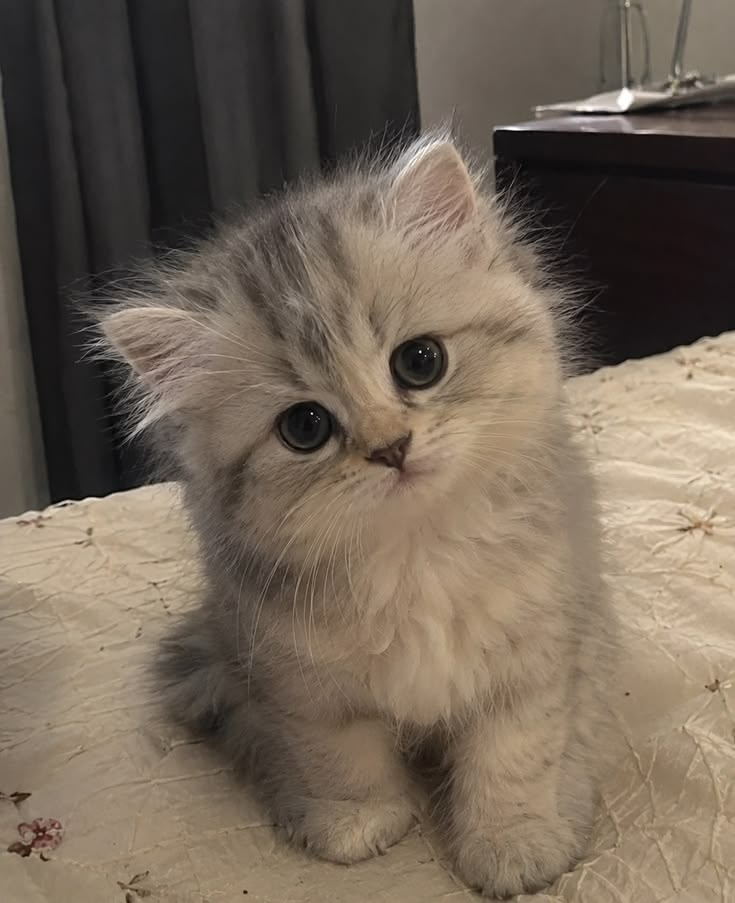
#> input picture meow.jpg, 735 x 903 px, found by its file name
$ python transformasi_citra.py
#> lines starting #> are read from the running program, lines starting #| are printed output that depends on the picture
import cv2
import numpy as np
import matplotlib.pyplot as plt

# ---------------- Membaca gambar ----------------
img = cv2.imread("src/meow.jpg")
#> img is the input picture: shape (903, 735, 3); mean B, G, R 87.8, 102.1, 115.4
if img is None:
    raise FileNotFoundError("File 'src/meow.jpg' tidak ditemukan. Pastikan berada di folder yang sama.")
img = cv2.cvtColor(img, cv2.COLOR_BGR2RGB)

tinggi, lebar = img.shape[:2]
#> tinggi = 903; lebar = 735
pusat = (lebar // 2, tinggi // 2)
#> pusat = (367, 451)


# ---------------- Fungsi rotasi (kanvas diperbesar agar tidak terpotong) ----------------
def rotasi(citra, sudut):
    t, l = citra.shape[:2]
    M = cv2.getRotationMatrix2D((l // 2, t // 2), sudut, 1.0)

    # Hitung ukuran kanvas baru
    cos, sin = abs(M[0, 0]), abs(M[0, 1])
    l_baru = int(t * sin + l * cos)
    t_baru = int(t * cos + l * sin)

    # Geser agar gambar tetap berada di tengah kanvas baru
    M[0, 2] += l_baru / 2 - l // 2
    M[1, 2] += t_baru / 2 - t // 2

    return cv2.warpAffine(citra, M, (l_baru, t_baru))


# ---------------- 2. Translation ----------------
M_translasi = np.float32([
    [1, 0, 150],   # geser 150 piksel ke kanan
    [0, 1, 75]     # geser 75 piksel ke bawah
])
hasil_translasi = cv2.warpAffine(img, M_translasi, (lebar, tinggi))
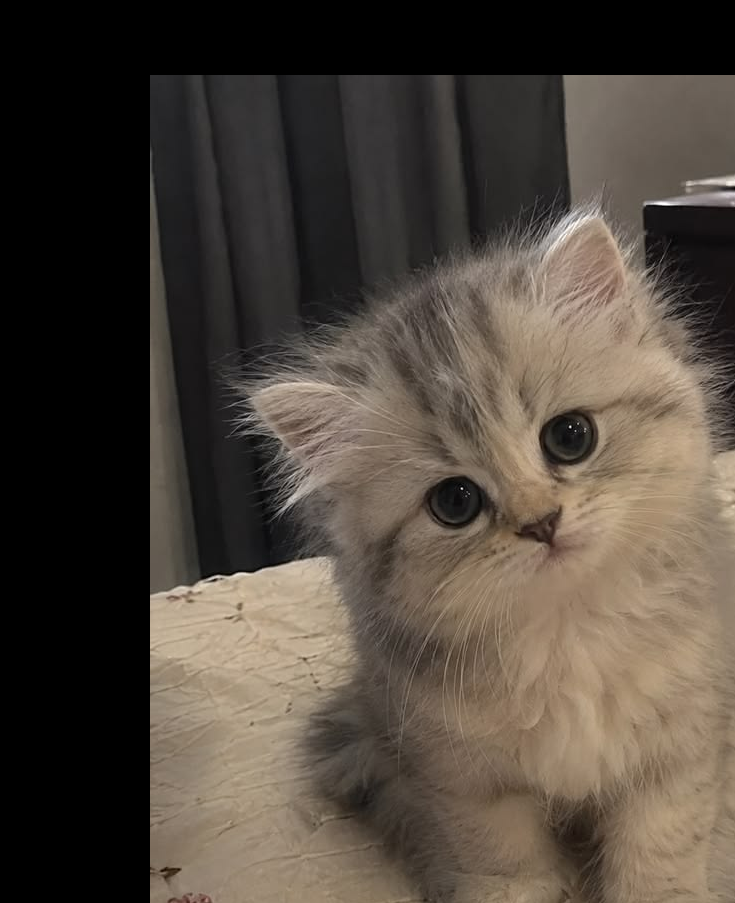
#> hasil_translasi: shape (903, 735, 3); mean R, G, B 79.2, 70, 60.7

# ---------------- 3. Scaling (faktor 0,5 dan 2) ----------------
scaling_05 = cv2.resize(img, None, fx=0.5, fy=0.5, interpolation=cv2.INTER_AREA)
scaling_2 = cv2.resize(img, None, fx=2, fy=2, interpolation=cv2.INTER_LINEAR)

# ---------------- 4. Rotation (45°, 90°, 180°) ----------------
rotasi_45 = rotasi(img, 45)
#> in rotasi, `return cv2.warpAffine(citra, M, (l_baru, t_baru))`:
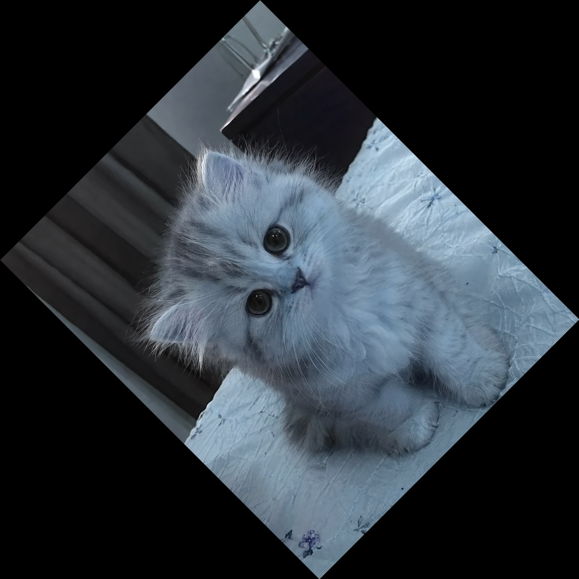
#> returned value: shape (1158, 1158, 3) (shown at 1/2 size); mean of channels 0, 1, 2 57.1, 50.5, 43.4; drawn as B, G, R
rotasi_90 = rotasi(img, 90)
#> call 2 of rotasi, with sudut = 90
#> in rotasi (call 2), `return cv2.warpAffine(citra, M, (l_baru, t_baru))`:
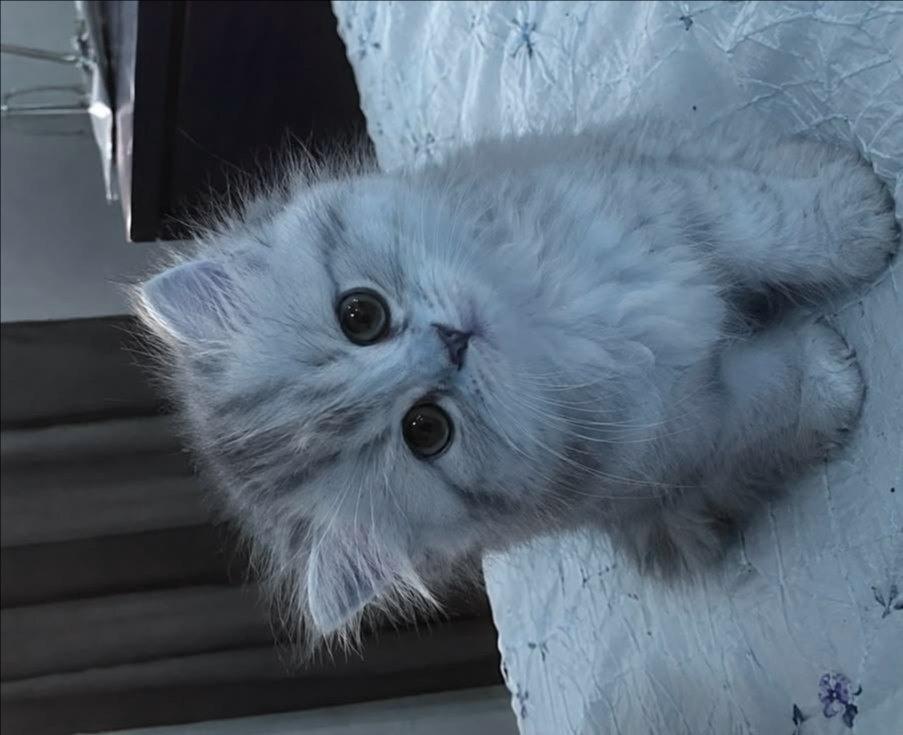
#> returned value: shape (735, 903, 3); mean of channels 0, 1, 2 115.4, 102.1, 87.8; drawn as B, G, R
rotasi_180 = rotasi(img, 180)
#> call 3 of rotasi, with sudut = 180
#> in rotasi (call 3), `return cv2.warpAffine(citra, M, (l_baru, t_baru))`:
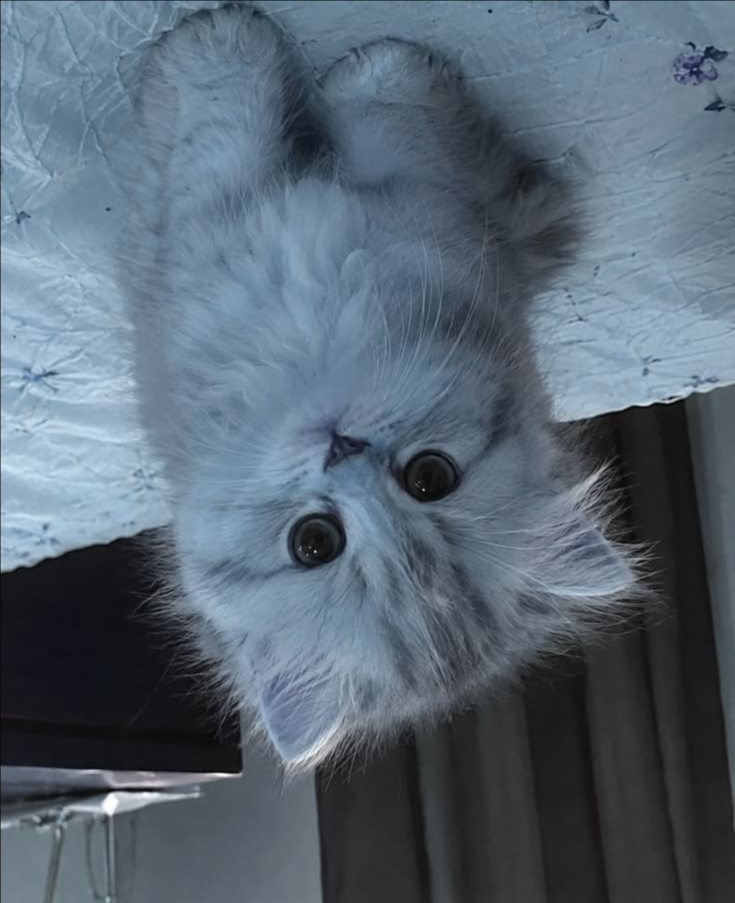
#> returned value: shape (903, 735, 3); mean of channels 0, 1, 2 115.4, 102.1, 87.8; drawn as B, G, R

# ---------------- 5. Flip (horizontal dan vertical) ----------------
flip_horizontal = cv2.flip(img, 1)   # 1 = horizontal
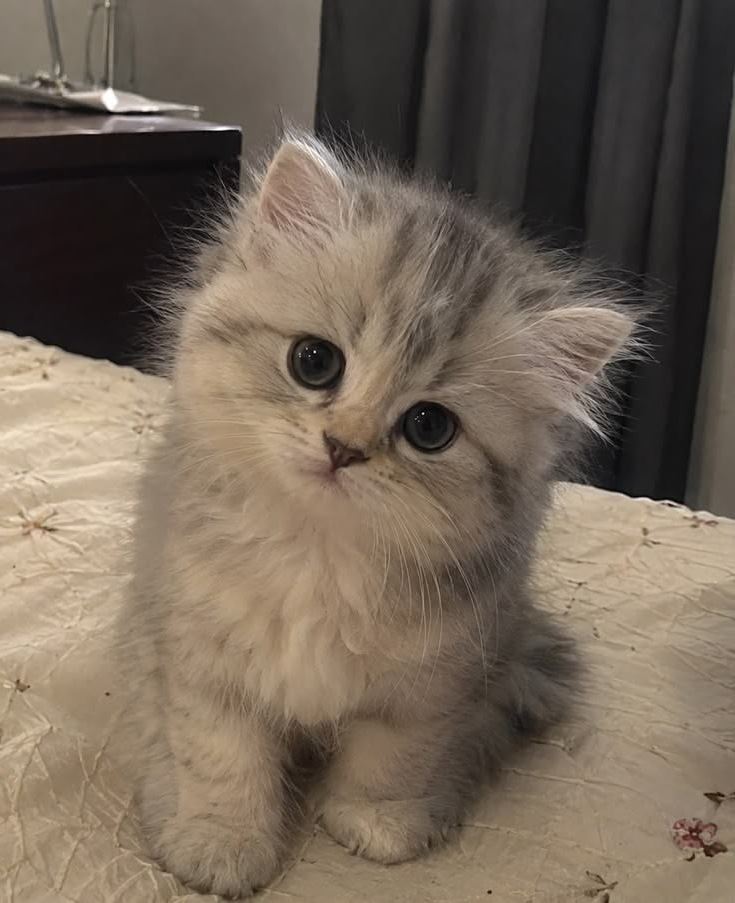
#> flip_horizontal: shape (903, 735, 3); mean R, G, B 115.4, 102.1, 87.8
flip_vertical = cv2.flip(img, 0)     # 0 = vertical
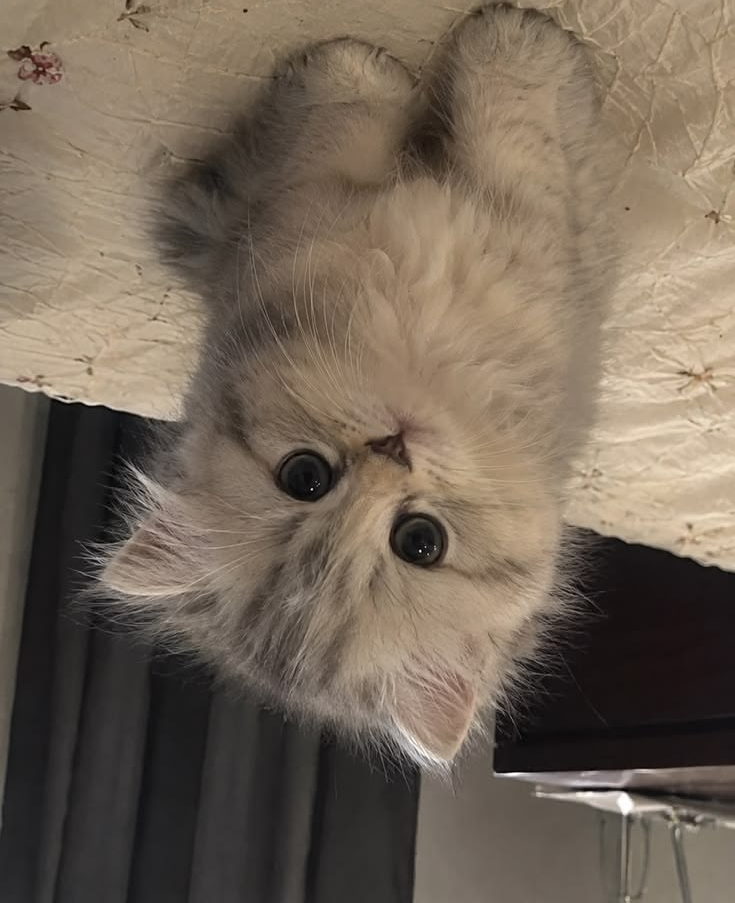
#> flip_vertical: shape (903, 735, 3); mean R, G, B 115.4, 102.1, 87.8

# Informasi ukuran
print("Ukuran citra asli     :", img.shape)
#| Ukuran citra asli     : (903, 735, 3)
print("Ukuran scaling 0,5    :", scaling_05.shape)
#| Ukuran scaling 0,5    : (452, 368, 3)
print("Ukuran scaling 2      :", scaling_2.shape)
#| Ukuran scaling 2      : (1806, 1470, 3)
print("Ukuran rotasi 45      :", rotasi_45.shape)
#| Ukuran rotasi 45      : (1158, 1158, 3)
print("Ukuran rotasi 90      :", rotasi_90.shape)
#| Ukuran rotasi 90      : (735, 903, 3)
print("Ukuran rotasi 180     :", rotasi_180.shape)
#| Ukuran rotasi 180     : (903, 735, 3)

# ---------------- 6. Menampilkan citra asli dan seluruh hasil ----------------
daftar = [
    (img, f"Citra Asli ({lebar} x {tinggi})"),
    (hasil_translasi, "Translation (x=150, y=75)"),
    (scaling_05, f"Scaling 0,5 ({scaling_05.shape[1]} x {scaling_05.shape[0]})"),
    (scaling_2, f"Scaling 2 ({scaling_2.shape[1]} x {scaling_2.shape[0]})"),
    (rotasi_45, "Rotation 45°"),
    (rotasi_90, "Rotation 90°"),
    (rotasi_180, "Rotation 180°"),
    (flip_horizontal, "Horizontal Flip"),
    (flip_vertical, "Vertical Flip"),
]

plt.figure(figsize=(15, 12))

for i, (gambar, judul) in enumerate(daftar, start=1):
    plt.subplot(3, 3, i)
    plt.imshow(gambar)
    plt.title(judul)
    plt.axis("off")
#> this loop made 9 passes
#> judul on passes 1 to 9: 'Citra Asli (735 x 903)', 'Translation (x=150, y=75)', 'Scaling 0,5 (368 x 452)', 'Scaling 2 (1470 x 1806)', 'Rotation 45°', 'Rotation 90°', 'Rotation 180°', 'Horizontal Flip', 'Vertical Flip'

plt.tight_layout()
plt.show()
